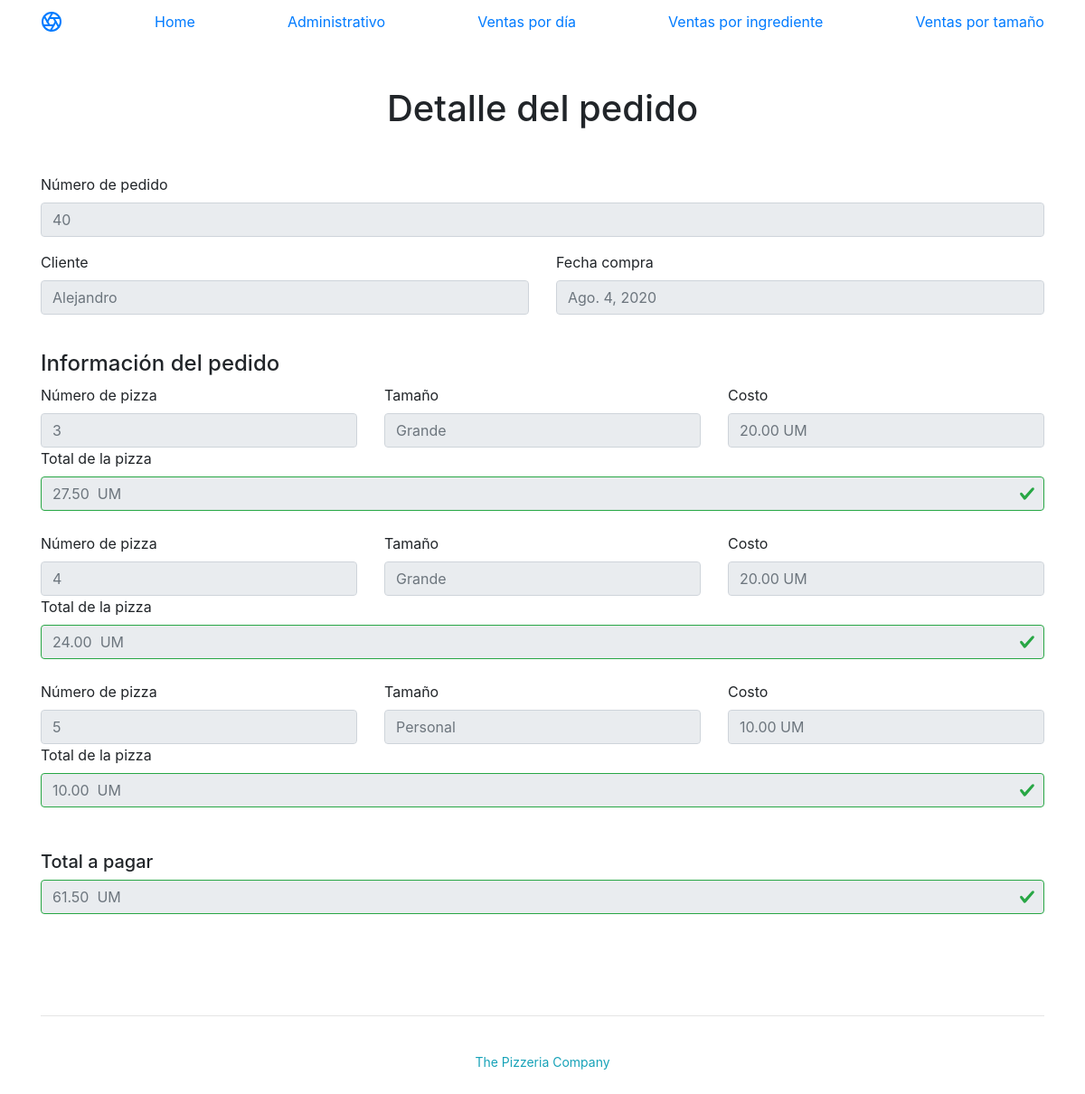
/pedidos/administracion/detalle/40/, run on the app's committed database.
### pedidos/models.py (models this page shows, shortened)
class Pedido(models.Model):
    pedido_id = models.AutoField(primary_key=True)
    fecha_pedido = models.DateField('Fecha pedido')
    nombre_cliente = models.CharField(max_length=200)
    def pizzas(self):
        return self.pizza_set.all()
    def costo_total(self):
        cont = 0
        for tot in self.pizza_set.all():
            cont = cont + tot.costo()
        return cont

class Pizza(models.Model):
    pizza_id = models.AutoField(primary_key=True)
    pedido_id = models.ForeignKey(Pedido, on_delete=models.DO_NOTHING)
    tamano_id = models.ForeignKey(Tamano, on_delete=models.DO_NOTHING)
    def costo(self):
        cont = 0
        for ing in self.pizza_ingrediente_set.all().filter()[0:]:
            cont = cont + ing.ingrediente_id.get_costo()
        return cont + self.tamano_id.get_costo()

class Tamano(models.Model):
    tamano_id = models.AutoField(primary_key=True)
    nombre_tamano = models.CharField(max_length=200)
    costo_tamano = models.DecimalField(max_digits=10, decimal_places=2)
    def get_name(self):
        return self.nombre_tamano
    def get_costo(self):
        return self.costo_tamano

class Pizza_Ingrediente(models.Model):
    id = models.AutoField(primary_key=True)
    pizza_id = models.ForeignKey(Pizza, on_delete=models.DO_NOTHING, default=1)
    ingrediente_id = models.ForeignKey(Ingrediente, on_delete=models.DO_NOTHING, default=1)

class Ingrediente(models.Model):
    ingrediente_id = models.AutoField(primary_key=True)
    nombre_ingrediente = models.CharField(max_length=200)
    costo_ingrediente = models.DecimalField(max_digits=10, decimal_places=2, default=0)
    def get_costo(self):
        return self.costo_ingrediente

### pedidos/views.py (the view)
# urls.py: path('administracion/detalle/<int:pedido_id>/', views.admin_detalle, name='detalle'),
def admin_detalle(request, pedido_id):
    pedido = get_object_or_404(Pedido, pk=pedido_id)
    return render(request, 'pedidos/adetalle.html', {'pedido': pedido})

### pedidos/templates/pedidos/adetalle.html (shortened to what this page needs)
<html>
    <head>
       {% load bootstrap4 %}
       {% bootstrap_css %}
    </head>
    <body>
        <nav class="site-header py-1">
            <div class="container d-flex flex-column flex-md-row justify-content-between">
              <a class="py-2" href="{% url 'pedidos:index' %}">
              </a>
              <a class="py-2 d-none d-md-inline-block" href="{% url 'pedidos:index' %}">Home</a>
              <a class="py-2 d-none d-md-inline-block" href="{% url 'pedidos:administracion' %}">Administrativo</a>
              <a class="py-2 d-none d-md-inline-block" href="{% url 'pedidos:hoy' %}">Ventas por día</a>
              <a class="py-2 d-none d-md-inline-block" href="{% url 'pedidos:venta_ingrediente' %}">Ventas por ingrediente</a>
              <a class="py-2 d-none d-md-inline-block" href="{% url 'pedidos:venta_tamano' %}">Ventas por tamaño</a>
            </div>
          </nav>
<div class="container py-5">
    <div class="row">
        <div class="col-md-12">
            <h1 class="text-center mb-5">Detalle del pedido</h1>
            <div>
                <form>
                    <div class="row">
                        <div class="col">
                            <label for="out">Número de pedido</label>
                            <input class="form-control" type="text" placeholder="{{ pedido.pedido_id }}" readonly>
                        </div>
                    </div>
                </form>
                <form>
                <div class="row">
                    <div class="col">
                        <label for="out">Cliente</label>
                        <input class="form-control " type="text" placeholder="{{ pedido.nombre_cliente }}" readonly>
                    </div>
                    <div class="col">
                        <label for="out">Fecha compra</label>
                        <input type="text" class="form-control" placeholder="{{ pedido.fecha_pedido }}" readonly>
                    </div>
                </div>
               </form>
               <br>
               <h4>Información del pedido</h4>
               {% for pi in pedido.pizzas %}
                    <div class="row">
                        <div class="col">
                            <label for="out">Número de pizza</label>
                            <input class="form-control " type="text" placeholder="{{ pi.pizza_id }}" readonly>
                        </div>
                        <div class="col">
                            <label for="out">Tamaño</label>
                            <input type="text" class="form-control" placeholder="{{ pi.tamano_id.get_name }}" readonly>
                        </div>
                        <div class="col">
                            <label for="out">Costo</label>
                            <input type="text" class="form-control" placeholder="{{ pi.tamano_id.get_costo }} UM" readonly>
                        </div>
                    </div>
                <div class="row">
                    <div class="col">
                        <label for="out">Total de la pizza</label>
                        <input class="form-control is-valid" type="text" placeholder="{{ pi.costo }}  UM" readonly>
                        <br>
                    </div>
                </div>
               {% endfor %}
                   <div class="row">
                    <div class="col">
                        <br>
                        <h5>Total a pagar</h5>
                        <input class="form-control is-valid" type="text" placeholder="{{ pedido.costo_total }}  UM" readonly>
                    </div>
                </div>
            </div>
        <br><br><br><br>
        </div>
    </div>
    <hr>
    <p class="text-center"><br>
        <a class="small text-info d-inline-block" >The Pizzeria Company</a>
    </p>
</div>
    </body>
  </html>

### data on the page
Pedido: pedido_id "40", nombre_cliente "Alejandro", fecha_pedido "Ago. 4, 2020", costo_total "61.50 UM"
Pizza: pizza_id "3", tamano_id.get_name "Grande", tamano_id.get_costo "20.00 UM", costo "27.50 UM"
Pizza: pizza_id "4", tamano_id.get_name "Grande", tamano_id.get_costo "20.00 UM", costo "24.00 UM"
Pizza: pizza_id "5", tamano_id.get_name "Personal", tamano_id.get_costo "10.00 UM", costo "10.00 UM"
